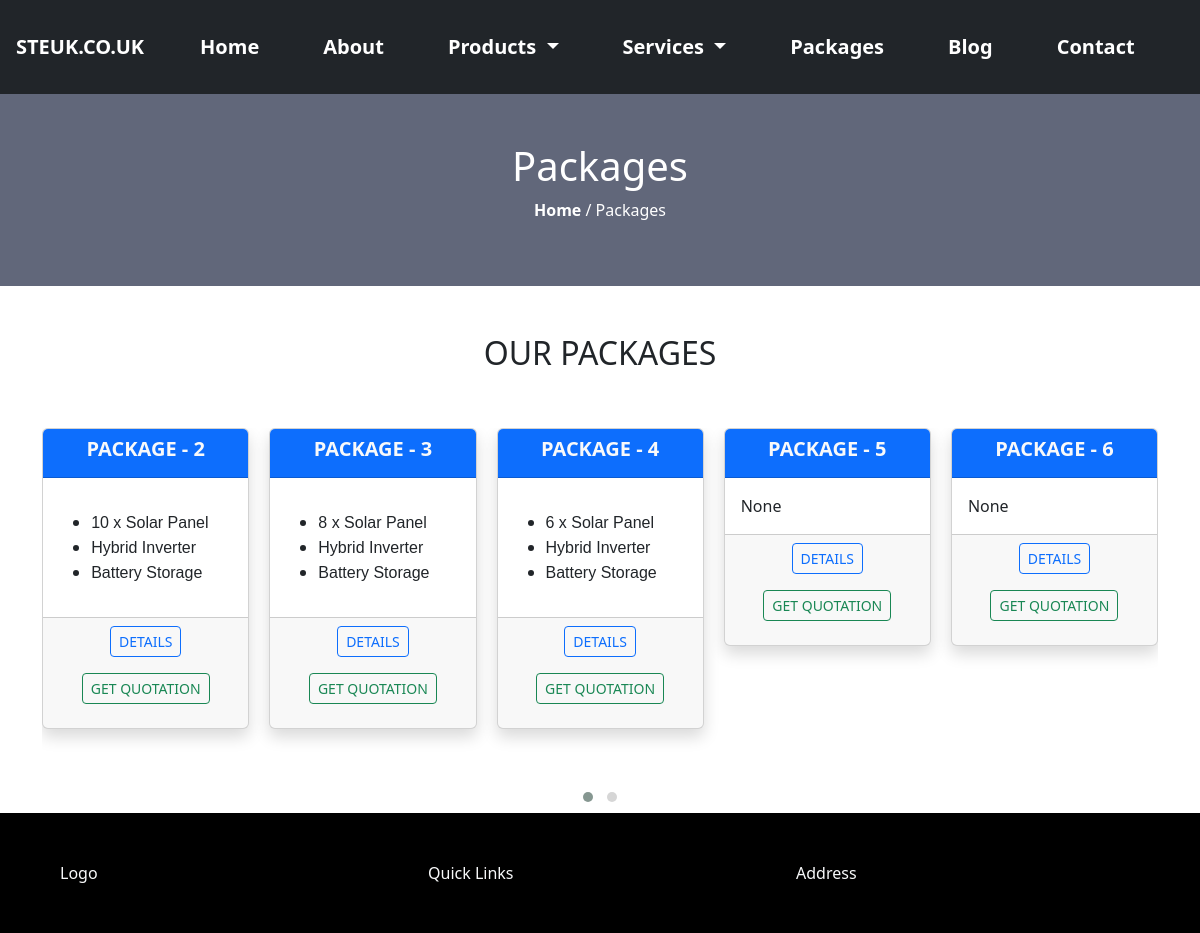
Page /packages/ on the committed database.
### frontend/models.py (models this page shows, shortened)
class Packages(models.Model):
    image=models.ImageField(upload_to='media/packages',blank=True,null=True)
    category=models.ForeignKey(PackageCatgory,related_name='packages', on_delete=models.CASCADE, default=None)
    package_name=models.CharField(max_length=255, blank=True, null=True)
    package_summary=RichTextUploadingField(null=True, blank=True)
    package_details=RichTextUploadingField(null=True, blank=True)

### frontend/views.py (the view)
# urls.py: path('packages/', Package, name="packages"),
def Package(request):
    packages=Packages.objects.all()
    context={
        'packages': packages
    }
    return render(request, 'packages.html',context)

### frontend/context_processors.py (called while the page is built)
def categories_processor(request):
    categories = Category.objects.all()
    return {'categories': categories}

def service_cat_menu(request):
    service_categories = ServiceCategory.objects.all()
    return {'service_categories': service_categories}

### frontend/templates/packages.html (shortened to what this page needs)
{% extends 'base.html' %}
{% load static %}
{% block content %}
<link rel="stylesheet" href="https://cdnjs.cloudflare.com/ajax/libs/OwlCarousel2/2.3.4/assets/owl.carousel.min.css"/>
<link rel="stylesheet" href="https://cdnjs.cloudflare.com/ajax/libs/OwlCarousel2/2.3.4/assets/owl.theme.default.min.css"/>
<div class="container-fluid px-0">
    <div class="p-5" style="background-color: #61677A;">
        <h1 class="text-center text-white">Packages</h1>
        <p class="text-center text-white"><a href="/" class="text-decoration-none text-white fw-bold">Home</a> / Packages</p>
    </div>
    <div class="container ">
        <h2 class="text-capitalize text-center py-5">OUR PACKAGES</h2>
          <div class="owl-carousel owl-theme">
            {% for pack in packages %}
              <div class="item h-100">
                  <div class="card mb-5 shadow ">
                    <div class="card-header bg-primary text-light">
                      <h5 class="fw-bold text-center">{{pack.package_name}}</h5>
                    </div>
                    <div class="card-body">
                      <p class="card-text">{{pack.package_summary |safe}}</p>
                    </div>
                    <div class="card-footer text-center">
                      <a href="{% url 'package_deatils' pack.id %}" class="btn btn-outline-primary btn-sm mb-3">DETAILS</a>
                      <a href="#" class="btn btn-outline-success btn-sm mb-3">GET QUOTATION</a>
                    </div>
                  </div>
              </div>
            {% endfor %}
          </div>
    </div>
</div>
{% endblock content %}

### static/css/style.css (style rules this page uses)
body { margin: 0; padding: 0; overflow-x: hidden; }

### rows in the picture
Packages: package_name "PACKAGE - 2", package_summary "10 x Solar Panel Hybrid Inverter Battery Storage"
Packages: package_name "PACKAGE - 3", package_summary "8 x Solar Panel Hybrid Inverter Battery Storage"
Packages: package_name "PACKAGE - 4", package_summary "6 x Solar Panel Hybrid Inverter Battery Storage"
Packages: package_name "PACKAGE - 5", package_summary "None"
Packages: package_name "PACKAGE - 6", package_summary "None"
